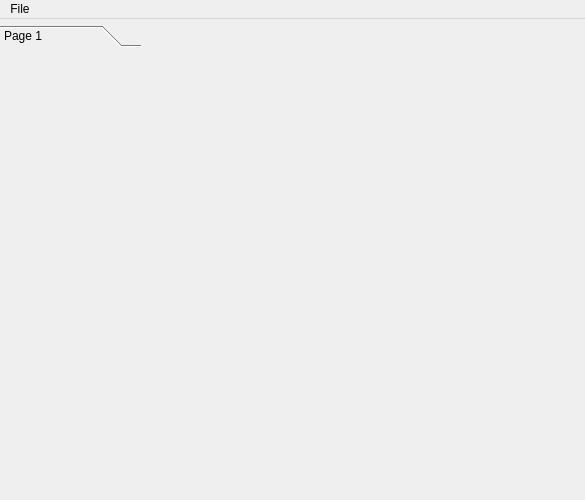
<?xml version="1.0" encoding="UTF-8"?>
<ui version="4.0">
 <class>MainFrame</class>
 <widget class="QMainWindow" name="MainFrame">
  <property name="geometry">
   <rect>
    <x>0</x>
    <y>0</y>
    <width>585</width>
    <height>500</height>
   </rect>
  </property>
  <property name="minimumSize">
   <size>
    <width>21</width>
    <height>91</height>
   </size>
  </property>
  <property name="baseSize">
   <size>
    <width>500</width>
    <height>0</height>
   </size>
  </property>
  <property name="windowTitle">
   <string>Flytec</string>
  </property>
  <widget class="QWidget" name="widget">
   <widget class="QToolBox" name="toolBox">
    <property name="geometry">
     <rect>
      <x>0</x>
      <y>6</y>
      <width>141</width>
      <height>380</height>
     </rect>
    </property>
    <property name="frameShape">
     <enum>QFrame::NoFrame</enum>
    </property>
    <property name="frameShadow">
     <enum>QFrame::Plain</enum>
    </property>
    <property name="currentIndex">
     <number>0</number>
    </property>
    <widget class="QWidget" name="page1">
     <property name="geometry">
      <rect>
       <x>0</x>
       <y>0</y>
       <width>141</width>
       <height>352</height>
      </rect>
     </property>
     <attribute name="label">
      <string>Page 1</string>
     </attribute>
    </widget>
   </widget>
   <widget class="QStackedWidget" name="widgetStack">
    <property name="geometry">
     <rect>
      <x>140</x>
      <y>10</y>
      <width>441</width>
      <height>441</height>
     </rect>
    </property>
    <property name="currentIndex">
     <number>1</number>
    </property>
    <widget class="QWidget" name="page"/>
    <widget class="QWidget" name="page_2"/>
   </widget>
  </widget>
  <widget class="QMenuBar" name="qt_dead_widget_MenuBar">
   <property name="geometry">
    <rect>
     <x>0</x>
     <y>0</y>
     <width>585</width>
     <height>19</height>
    </rect>
   </property>
   <widget class="QMenu" name="File">
    <property name="title">
     <string>File</string>
    </property>
    <addaction name="File_Read"/>
    <addaction name="File_Write"/>
    <addaction name="separator"/>
    <addaction name="File_Close"/>
   </widget>
   <addaction name="File"/>
  </widget>
  <action name="File_Close">
   <property name="text">
    <string>Close</string>
   </property>
   <property name="iconText">
    <string>Close</string>
   </property>
   <property name="name" stdset="0">
    <cstring>fileCloseAction</cstring>
   </property>
  </action>
  <action name="File_Read">
   <property name="text">
    <string>Read</string>
   </property>
  </action>
  <action name="File_Write">
   <property name="text">
    <string>Write</string>
   </property>
  </action>
 </widget>
 <layoutdefault spacing="6" margin="11"/>
 <resources/>
 <connections>
  <connection>
   <sender>File_Close</sender>
   <signal>triggered()</signal>
   <receiver>MainFrame</receiver>
   <slot>close()</slot>
   <hints>
    <hint type="sourcelabel">
     <x>-1</x>
     <y>-1</y>
    </hint>
    <hint type="destinationlabel">
     <x>20</x>
     <y>20</y>
    </hint>
   </hints>
  </connection>
  <connection>
   <sender>toolBox</sender>
   <signal>currentChanged(int)</signal>
   <receiver>widgetStack</receiver>
   <slot>setCurrentIndex(int)</slot>
   <hints>
    <hint type="sourcelabel">
     <x>121</x>
     <y>97</y>
    </hint>
    <hint type="destinationlabel">
     <x>157</x>
     <y>83</y>
    </hint>
   </hints>
  </connection>
  <connection>
   <sender>File_Read</sender>
   <signal>triggered()</signal>
   <receiver>MainFrame</receiver>
   <slot>read()</slot>
   <hints>
    <hint type="sourcelabel">
     <x>-1</x>
     <y>-1</y>
    </hint>
    <hint type="destinationlabel">
     <x>292</x>
     <y>249</y>
    </hint>
   </hints>
  </connection>
  <connection>
   <sender>File_Write</sender>
   <signal>triggered()</signal>
   <receiver>MainFrame</receiver>
   <slot>write()</slot>
   <hints>
    <hint type="sourcelabel">
     <x>-1</x>
     <y>-1</y>
    </hint>
    <hint type="destinationlabel">
     <x>292</x>
     <y>249</y>
    </hint>
   </hints>
  </connection>
 </connections>
 <slots>
  <slot>read()</slot>
  <slot>save()</slot>
  <slot>open()</slot>
  <slot>write()</slot>
 </slots>
</ui>
